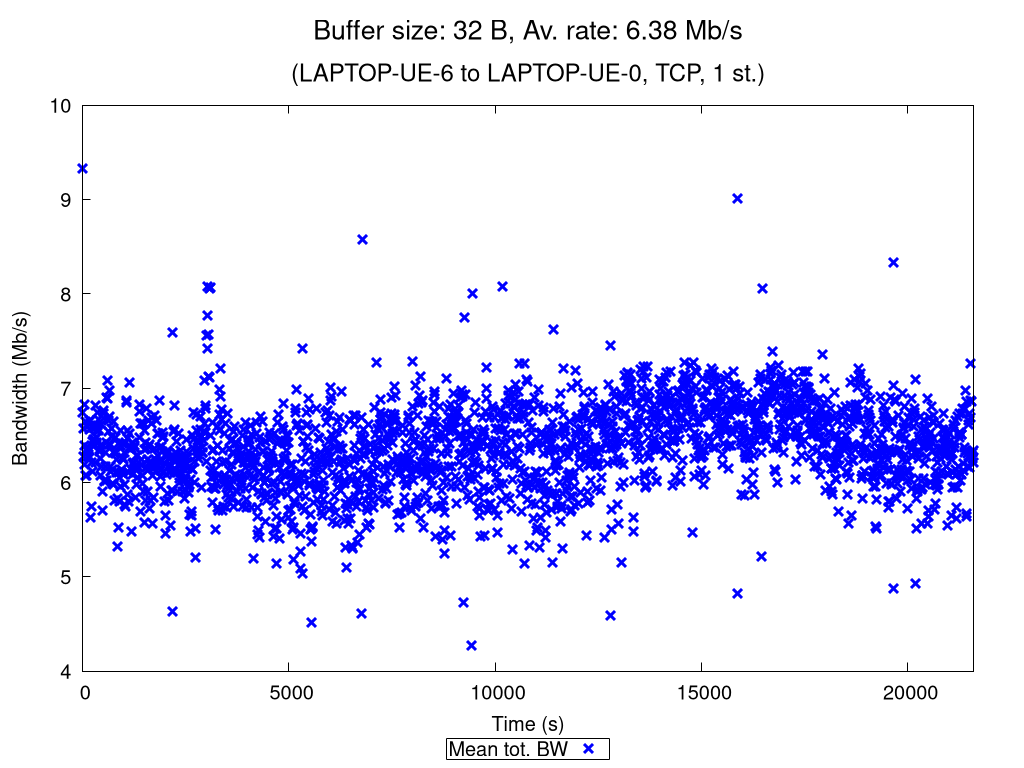

gnuplot code for this plot:
set terminal pngcairo nocrop enhanced size 1024,768 font "Verdana,15"
set output "TCP_1_st_2020_11_25_16-04-39_two2one_00032B.png"

set title "{/=20 Buffer size: 32 B, Av. rate: 6.38 Mb/s}\n\n{/=18 (LAPTOP-UE-6 to LAPTOP-UE-0, TCP, 1 st.)}"

set xlabel "Time (s)"
set ylabel "Bandwidth (Mb/s)"
set ytics nomirror
set key bmargin center horizontal box samplen 1 width -1
set bmargin 4.6
set rmargin 4.5

rf = 1000000.0  # rate factor
set style fill transparent solid 0.2 noborder
set autoscale xfix
plot "TCP_1_st_2020_11_25_16-04-39_two2one_00032B_iperf_processed.dat" using 1:($2/rf-$3/rf):($2/rf+$3/rf) with filledcurves lc rgb "blue" notitle, \
     "" using 1:($2/rf) with points pt 2 ps 1.5 lw 3 lc rgb "blue" title "Mean tot. BW", \
